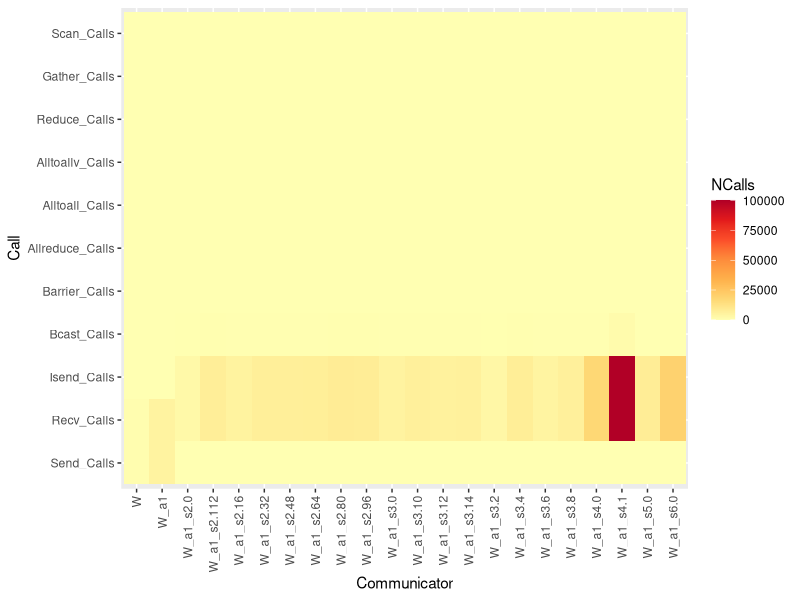
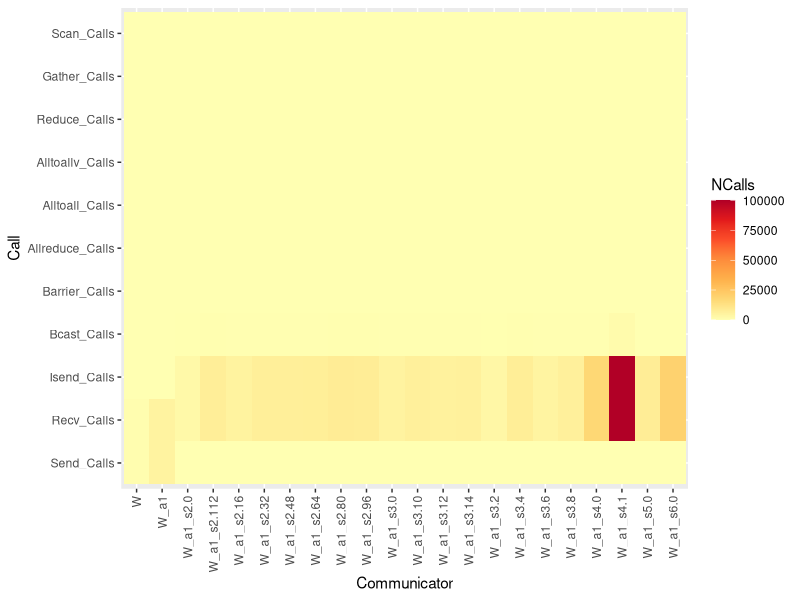

Here is the R script that generated these plots, in order:
df<-read.csv("splatt_128procs_med5tns.csv",header=TRUE,skip=5)
library(ggplot2)

#g<-ggplot(data=df, aes(x=dose, y=len, fill=supp)) +
#  geom_bar(stat="identity")

df <- df[,colSums(df !=0) > 0]
df <- df[df$Comm != "NULL", ]

library(tidyverse)
df <- df %>% select(ends_with(c("_Calls", "Comm")))


#str(df)

library(reshape)

library(RColorBrewer)
#library(viridis)

df2 <- melt(df)
str(df2)
colnames(df2) <- c("Communicator", "Call", "NCalls")
#heatmap(as.matrix(df2[,-1]))
library(RColorBrewer)
library(svglite)
coul <- colorRampPalette(brewer.pal(8, "PiYG"))(25)
g <- ggplot(df2, aes(x = Communicator, y = Call, fill = NCalls)) +
  geom_tile() + theme(axis.text.x = element_text(angle = 90, vjust = 0.5, hjust=1)) + 
  scale_fill_distiller(palette = 18,direction = 1)
  #scale_fill_viridis(direction=1)
#scale_fill_gradient(low="yellow",high="black",space="Lab")
#scale_fill_gradient(low = "#ff2D00",high = "#ffffff",guide = "colorbar")
ggsave(file="calls_splat.svg", plot=g, width=10, height=8)
print(g)
